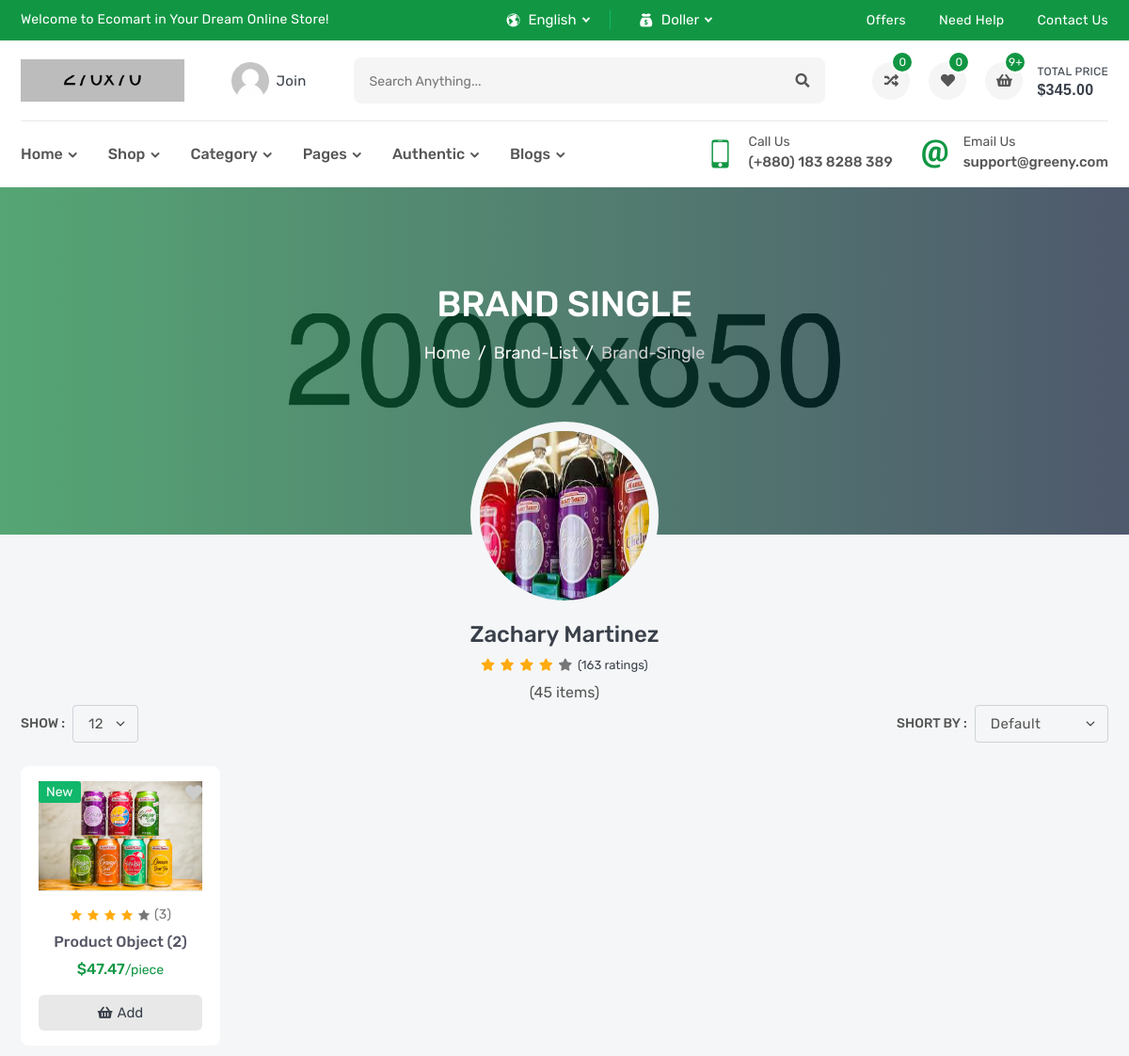
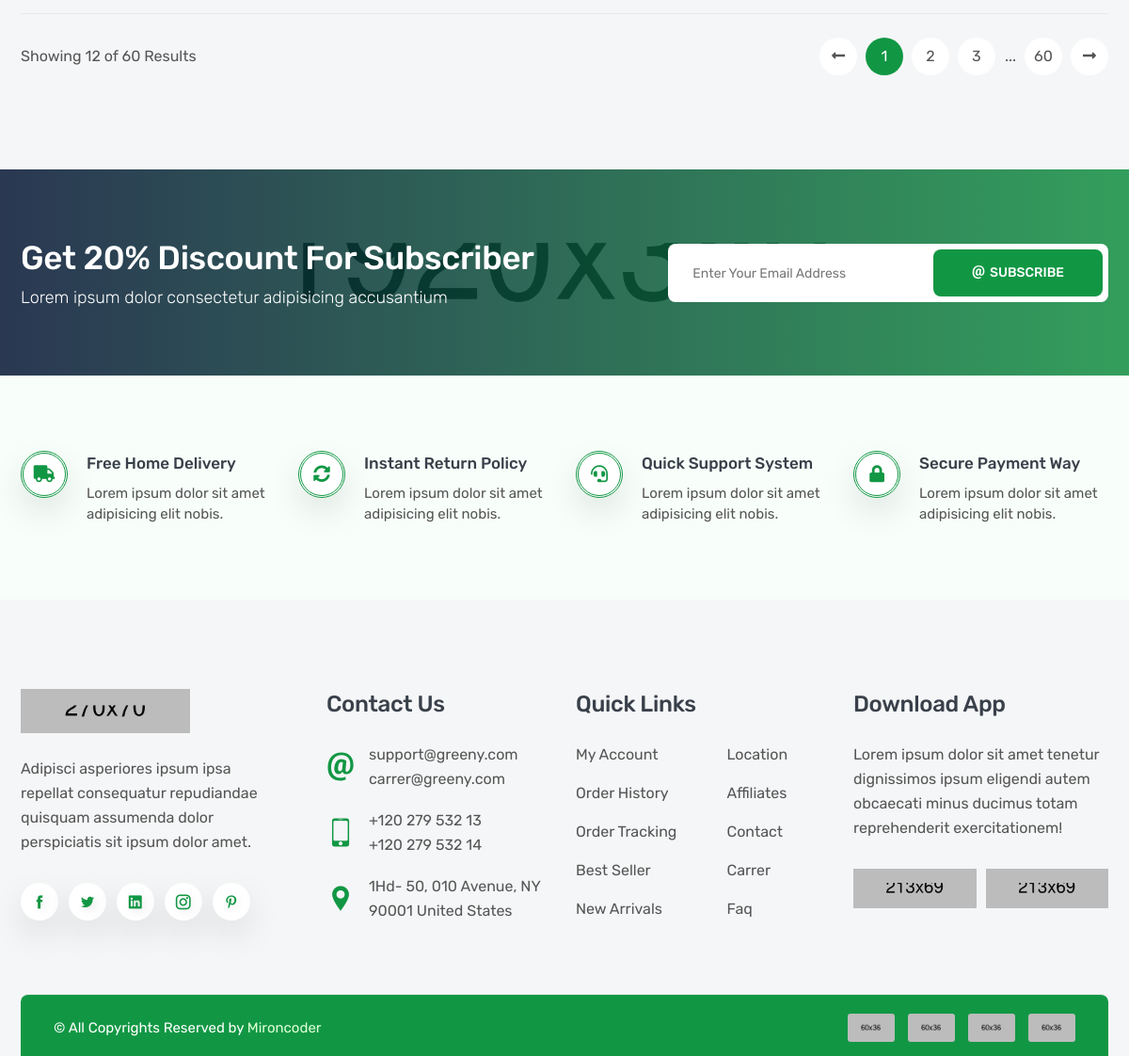
Page /products/brand/zachary-martinez on the committed database (2 pictures, top to bottom).
### products/models.py (models this page shows, shortened)
class Brand(models.Model):
    name = models.CharField(_('name'),max_length=100)
    image = models.ImageField(_('image'),upload_to='brand')
    slug = models.SlugField(null=True,blank=True)
    def __str__(self):
        return self.name

class Product(models.Model):
    name = models.CharField(_('name'),max_length=120)
    description = models.TextField(_('description'),max_length=30000)
    sku = models.IntegerField(_('sku'))
    price = models.FloatField(_('price'))
    subtitle = models.TextField(_('subtitle'),max_length=600)
    image = models.ImageField(_('imag'),upload_to='products')
    brand = models.ForeignKey('Brand' , verbose_name=_('brand'), on_delete=models.CASCADE,related_name='product_brand')
    flag = models.CharField(_('flag'),max_length=20,choices=FLAG_TYPES)
    tags = TaggableManager()
    slug = models.SlugField(null=True,blank=True)

### products/views.py (the view)
# urls.py: path('brand/<slug:slug>',BrandDetail.as_view(),name='brand_detail'),
class BrandDetail(generic.ListView):
    model = Product
    template_name='products/brand_detail.html'
    def get_queryset(self):
        brand = Brand.objects.get(slug=self.kwargs['slug'])
        queryset = Product.objects.filter(brand=brand)
        return queryset
    def get_context_data(self, **kwargs):
        context = super().get_context_data(**kwargs)
        context["brand"] = Brand.objects.get(slug=self.kwargs['slug'])
        return context

### products/templates/products/brand_detail.html (shortened to what this page needs)
{% extends "base.html" %}
{% load static %}
{% block css %}
<link rel="stylesheet" href="{% static "ltr/css/brand-single.css" %}">
{% endblock css %}
{% block body %}
        <section class="single-banner" style="background: url(images/single-banner.jpg) no-repeat center;">
            <div class="container">
                <h2>Brand Single</h2>
                <ol class="breadcrumb">
                    <li class="breadcrumb-item"><a href="index.html">Home</a></li>
                    <li class="breadcrumb-item"><a href="brand-list.html">brand-list</a></li>
                    <li class="breadcrumb-item active" aria-current="page">brand-single</li>
                </ol>
            </div>
        </section>
        <div class="brand-single">
            <a href="#"><img src="{{brand.image.url}}" alt="brand"></a>
            <a href="#"><h3>{{brand}}</h3></a>
            <ul>
                <li class="fas fa-star active"></li>
                <li class="fas fa-star active"></li>
                <li class="fas fa-star active"></li>
                <li class="fas fa-star active"></li>
                <li class="fas fa-star"></li>
                <li class="total">(163 ratings)</li>
            </ul>
            <p>(45 items)</p>
        </div>
        <section class="inner-section shop-part">
            <div class="container">
                <div class="row">
                    <div class="col-lg-12">
                        <div class="top-filter">
                            <div class="filter-show">
                                <label class="filter-label">Show :</label>
                                <select class="form-select filter-select">
                                    <option value="1">12</option>
                                </select>
                            </div>
                            <div class="filter-short">
                                <label class="filter-label">Short by :</label>
                                <select class="form-select filter-select">
                                    <option selected>default</option>
                                </select>
                            </div>
                        </div>
                    </div>
                </div>
                <div class="row row-cols-2 row-cols-md-3 row-cols-lg-3 row-cols-xl-5">
                    {% for product in object_list %}
                    <div class="col">
                        <div class="product-card">
                            <div class="product-media">
                                <div class="product-label">
                                    <label class="label-text new">{{product.flag}}</label>
                                </div>
                                <button class="product-wish wish">
                                    <i class="fas fa-heart"></i>
                                </button>
                                <a class="product-image" href="{% url 'products:product_detail' product.slug %}">
                                    <img src="{{product.image.url}}" alt="product">
                                </a>
                            </div>
                            <div class="product-content">
                                <div class="product-rating">
                                    <i class="active icofont-star"></i>
                                    <i class="active icofont-star"></i>
                                    <i class="active icofont-star"></i>
                                    <i class="active icofont-star"></i>
                                    <i class="icofont-star"></i>
                                    <a href="product-video.html">(3)</a>
                                </div>
                                <h6 class="product-name">
                                    <a href="{% url 'products:product_detail' product.slug %}">{{product}}</a>
                                </h6>
                                <h6 class="product-price">
                                    <span>${{product.price}}<small>/piece</small></span>
                                </h6>
                                <button class="product-add" title="Add to Cart">
                                    <i class="fas fa-shopping-basket"></i>
                                    <span>add</span>
                                </button>
                            </div>
                        </div>
                    </div>
                    {% endfor %}
                </div>
                <div class="row">
                    <div class="col-lg-12">
                        <div class="bottom-paginate">
                            <p class="page-info">Showing 12 of 60 Results</p>
                            <ul class="pagination">
                                <li class="page-item">
                                    <a class="page-link" href="#">
                                        <i class="fas fa-long-arrow-alt-left"></i>
                                    </a>
                                </li>
                                <li class="page-item"><a class="page-link active" href="#">1</a></li>
                                <li class="page-item"><a class="page-link" href="#">2</a></li>
                                <li class="page-item"><a class="page-link" href="#">3</a></li>
                                <li class="page-item">...</li>
                                <li class="page-item"><a class="page-link" href="#">60</a></li>
                                <li class="page-item">
                                    <a class="page-link" href="#">
                                        <i class="fas fa-long-arrow-alt-right"></i>
                                    </a>
                                </li>
                            </ul>
                        </div>
                    </div>
                </div>
            </div>
        </section>
        {% endblock body %}

### static/ltr/css/brand-single.css (style rules this page uses)
.single-banner { padding: 100px 0px 180px; }
.brand-single { position: relative; text-align: center; margin-top: -120px; z-index: 1; }
.brand-single a { display: block; }
.brand-single a img { width: 200px; height: 200px; border-radius: 50%; border: 10px solid var(--body); margin-bottom: 10px; }
.brand-single a h3 { text-transform: capitalize; margin-bottom: 3px; }
.brand-single ul { margin-bottom: 3px; }
.brand-single ul li { font-size: 13px; margin: 0px 1px; color: var(--gray); display: inline-block; }
.brand-single ul .active { color: var(--yellow); }
.brand-single ul .total { color: var(--heading); }

### rows in the picture
Brand: image (picture), name "Zachary Martinez"
Product: flag "New", image (picture), id "Product Object (2)", price "47.47"
